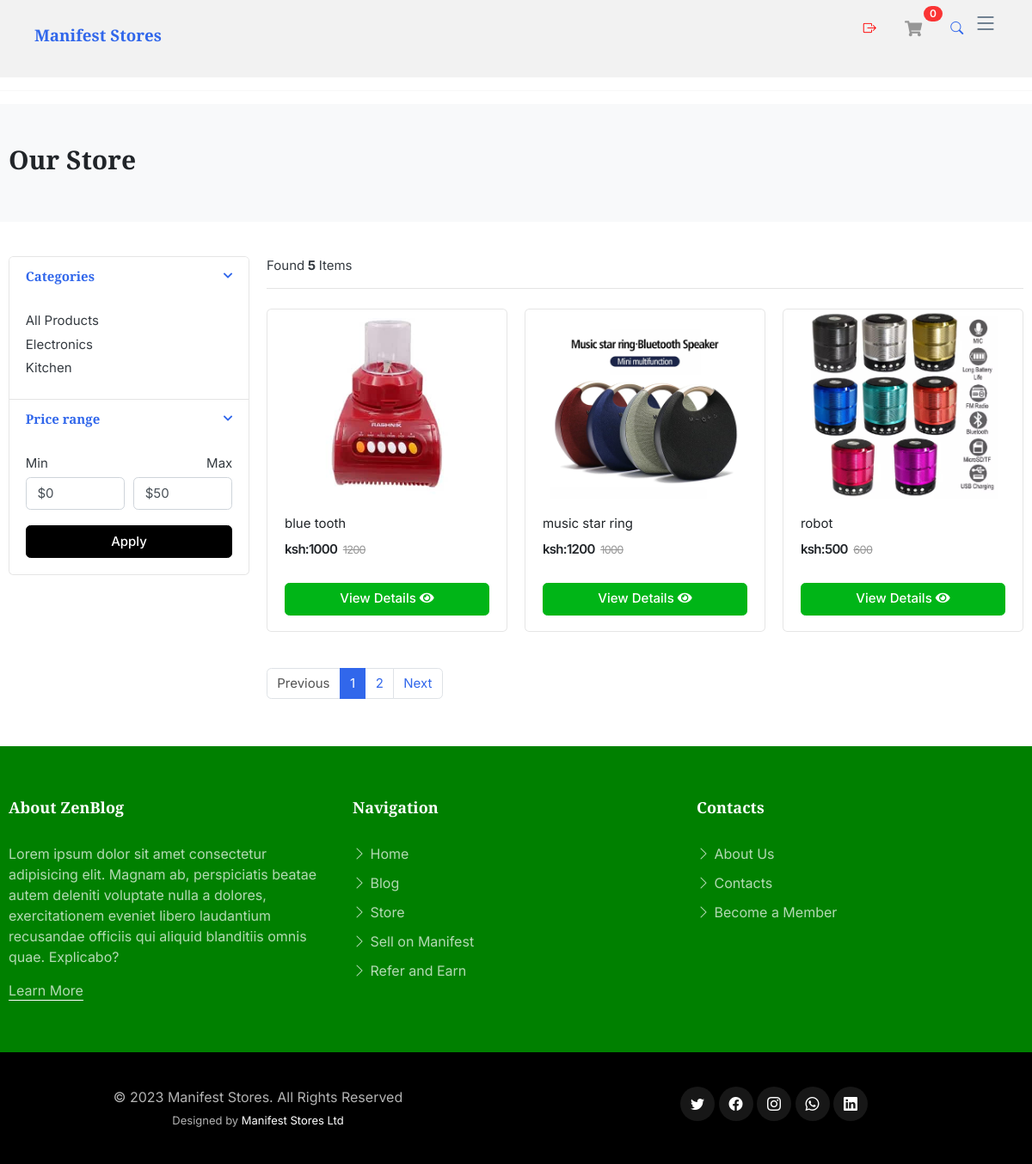
/store/electronics/ (signed in), run on the app's committed database.
### category/models.py (models this page shows, shortened)
class Category(models.Model):
	category_name = models.CharField(max_length=50, unique=True)
	slug= models.SlugField(max_length=255, unique=True)
	description= models.TextField(max_length=255, blank=True)
	cat_image= models.ImageField(upload_to='photos/category/', blank=True)
	class Meta:
		verbose_name='category'
		verbose_name_plural='categories'
	def get_url(self):
		return reverse('products_by_category', args=[self.slug])

### manifestStores/models.py (models this page shows, shortened)
class Product(models.Model):
	product_name=models.CharField(max_length=255, unique=True)
	slug= models.SlugField(max_length=255, unique=True)
	description=models.TextField()
	price= models.IntegerField(default=0)
	old_price= models.IntegerField(default=0)
	images= models.ImageField(upload_to='photos/products')
	stock= models.IntegerField()
	is_available=models.BooleanField(default=True)
	category=models.ForeignKey(Category, on_delete=models.CASCADE)
	created_date=models.DateTimeField(auto_now_add=True)
	modified_date=models.DateTimeField(auto_now=True)
	sold=models.BooleanField()
	def get_url(self):
		return reverse('product_detail', args=[self.category.slug, self.slug ])

### manifestStores/views.py (the view)
# urls.py: path('store/', store, name='store'),
def store(request, category_slug=None):
    context = {}
    categories = None
    products = None
    if category_slug != None:
        categories = get_object_or_404(Category, slug=category_slug)
        products = Product.objects.filter(
            category=categories, is_available=True)
        products_count = products.count()
        paginator = Paginator(products, 3)
        page = request.GET.get('page')
        paged_products = paginator.get_page(page)
    else:
        products = Product.objects.all().filter(is_available=True).order_by('id')
        products_count = products.count()
        paginator = Paginator(products, 6)
        page = request.GET.get('page')
        paged_products = paginator.get_page(page)
    context['products'] = paged_products
    context['products_count'] = products_count
    return render(request, 'main/store.html', context)

### cart/context_processor.py (called while the page is built)
def counter(request):
	cart_count=0
	if 'admin' in  request.path:
		return {}
	else:
		try:
			cart = Cart.objects.filter(cart_id=_cart_id(request))
			cart_items=CartItem.objects.all().filter(cart=cart[:1])
			for cart_item in cart_items:
				cart_count += cart_item.quantity
		except Cart.DoesNotExist:
			cart_count=0
	return dict(cart_count=cart_count)

### category/context_processor.py (called while the page is built)
def menu_links(request):
	links= Category.objects.all()
	return dict(links=links)

### manifestStores/views.py (called while the page is built)
def _cart_id(request):
    cart = request.session.session_key
    if not cart:
        cart = request.session.create()
    return cart

### templates/main/store.html (shortened to what this page needs)
{% extends 'base.html' %}{% load static %}
{% block content%}
<br>
<br>
<br>
<br>
<hr>
<section class="section-pagetop bg">
<div class="container">
	<h2 class="title-page">Our Store</h2>
</div>
</section>
<section class="section-content padding-y">
<div class="container">
<div class="row">
	<aside class="col-md-3">
<div class="card">
	<article class="filter-group">
		<header class="card-header">
			<a href="#" data-toggle="collapse" data-target="#collapse_1" aria-expanded="true" class="">
				<i class="icon-control fa fa-chevron-down"></i>
				<h6 class="title">Categories</h6>
			</a>
		</header>
		<div class="filter-content collapse show" id="collapse_1" style="">
			<div class="card-body">
				<ul class="list-menu">
					<li><a href="{% url 'store' %}">All Products</a></li>
					{% for category in links %}
				<li><a href="{{category.get_url}}">{{category.category_name}} </a></li>
				{% endfor %}
				</ul>
			</div>
		</div>
	</article>
	<article class="filter-group">
		<header class="card-header">
			<a href="#" data-toggle="collapse" data-target="#collapse_3" aria-expanded="true" class="">
				<i class="icon-control fa fa-chevron-down"></i>
				<h6 class="title">Price range </h6>
			</a>
		</header>
		<div class="filter-content collapse show" id="collapse_3" style="">
			<div class="card-body">
				<div class="form-row">
				<div class="form-group col-md-6">
				  <label>Min</label>
				  	<select class="mr-2 form-control">
						<option value="0">$0</option>
					</select>
				</div>
				<div class="form-group text-right col-md-6">
				  <label>Max</label>
				  	<select class="mr-2 form-control">
						<option value="50">$50</option>
					</select>
				</div>
				</div>
				<button class="btn btn-block btn-primary">Apply</button>
			</div>
		</div>
	</article>
</div>
	</aside>
	<main class="col-md-9">
<header class="border-bottom mb-4 pb-3">
		<div class="form-inline">
			<span class="mr-md-auto">Found<b> {{products_count}} </b>Items </span>
		</div>
</header>
<div class="row">
	{% if not products %}
	<div class="col-md-4">
		<h3>No Results Found. Please Try again!!!</h3>
			</div>
	{% else %}
	{% for p in  products %}
	<div class="col-md-4">
		<figure class="card card-product-grid">
			<div class="img-wrap">
				<a href="{{p.get_url}}">
					<img src="{{ p.images.url }}">
				</a>
			</div>
			<figcaption class="info-wrap">
				<div class="fix-height">
					<a href="{{p.get_url}}" class="title">{{p.product_name }}</a>
					<div class="price-wrap mt-2">
						<span class="price">ksh:{{ p.price }}</span>
						<del class="price-old">{{p.old_price}}</del>
					</div>
				</div>
				<a href="{{ p.get_url}}" class="btn btn-block btn-success">View Details <i class="fa fa-eye"></i> </a>
			</figcaption>
		</figure>
	</div>
	{% endfor %}
	{% endif %}
</div>
<nav class="mt-4" aria-label="Page navigation sample">
	{% if products.has_other_pages %}
  <ul class="pagination">
  	{% if products.has_previous %}
    <li class="page-item "><a class="page-link" href="?page={{products.previous_page_number}}">Previous</a></li>
    {% else %}
    <li class="page-item disabled"><a class="page-link" href="">Previous</a></li>
    {% endif %}
    {% for  i in products.paginator.page_range %}
    {% if products.number == i %}
    <li class="page-item active"><a class="page-link" href="?page={{i}}">{{i}}</a></li>
    {% else %}
    <li class="page-item "><a class="page-link" href="?page={{i}}">{{i}}</a></li>
    {% endif %}
    {% endfor %}
    {% if products.has_next %}
    <li class="page-item"><a class="page-link" href="?page={{products.next_page_number}}">Next</a></li>
    {% else %}
    <li class="page-item disabled"><a class="page-link" href="">Next</a></li>
    {% endif %}
  </ul>
  {% endif %}
</nav>
	</main>
</div>
</div>
</section>
{% endblock %}

### static/assets/css/variables.css (style rules this page uses)
:root { --font-default: 'EB Garamond', system-ui, -apple-system, "Segoe UI", Roboto, "Helvetica Neue", Arial, "Noto Sans", "Liberation Sans", sans-serif, "Apple Color Emoji", "Segoe UI Emoji", "Segoe UI Symbol", "Noto Color Emoji"; --font-primary: 'EB Garamond', serif; --font-secondary: 'Inter', sans-serif; --color-default: #212529; --color-default-rgb: 33, 37, 41; --color-links: #212529; --color-links-hover: #15171a; --color-primary: #212529; --color-primary-light: #26282c; --color-primary-dark: #0b0c0e; --color-primary-rgb: 33, 37, 41; --color-primary-light-rgb: 38, 40, 44; --color-primary-dark-rgb: 11, 12, 14; --color-secondary: #596d80; --color-secondary-light: #8498aa; --color-secondary-dark: #404f5c; --color-secondary-rgb: 89, 109, 128; --color-secondary-light-rgb: 132, 152, 170; --color-secondary-dark-rgb: 64, 79, 92; --color-blue: #0d6efd; --color-blue-rgb: 13, 110, 253; --color-indigo: #6610f2; --color-indigo-rgb: 102, 16, 242; --color-purple: #6f42c1; --color-purple-rgb: 111, 66, 193; --color-pink: #f3268c; --color-pink-rgb: 243, 38, 140; --color-red: #df1529; --color-red-rgb: 223, 21, 4; --color-orange: #fd7e14; --color-orange-rgb: 253, 126, 20; --color-yellow: #ffc107; --color-yellow-rgb: 255, 193, 7; --color-green: #059652; --color-green-rgb: 5, 150, 82; --color-teal: #20c997; --color-teal-rgb: 32, 201, 151; --color-cyan: #0dcaf0; --color-cyan-rgb: 13, 202, 240; --color-white: #ffffff; --color-white-rgb: 255, 255, 255; --color-gray: #6c757d; --color-gray-rgb: 108, 117, 125; --color-black: #000000; --color-black-rgb: 0, 0, 0; }
:root { --bs-blue: var(--color-blue); --bs-indigo: var(--color-indigo); --bs-purple: var(--color-purple); --bs-pink: var(--color-pink); --bs-red: var(--color-red); --bs-orange: var(--color-orange); --bs-yellow: var(--color-yellow); --bs-green: var(--color-green); --bs-teal: var(--color-teal); --bs-cyan: var(--color-cyan); --bs-white: var(--color-white); --bs-gray: var(--color-gray); --bs-gray-dark: #343a40; --bs-gray-100: #f8f9fa; --bs-gray-200: #e9ecef; --bs-gray-300: #dee2e6; --bs-gray-400: #ced4da; --bs-gray-500: #adb5bd; --bs-gray-600: #6c757d; --bs-gray-700: #495057; --bs-gray-800: #343a40; --bs-gray-900: #212529; --bs-primary: var(--color-blue); --bs-secondary: var(--color-blue); --bs-success: #198754; --bs-info: #0dcaf0; --bs-warning: #ffc107; --bs-danger: #dc3545; --bs-light: #f8f9fa; --bs-dark: #212529; --bs-primary-rgb: var(--color-primary-rgb); --bs-secondary-rgb: var(--color-secondary-rgb); --bs-success-rgb: 25, 135, 84; --bs-info-rgb: 13, 202, 240; --bs-warning-rgb: 255, 193, 7; --bs-danger-rgb: 220, 53, 69; --bs-light-rgb: 248, 249, 250; --bs-dark-rgb: 33, 37, 41; --bs-white-rgb: var(--color-white-rgb); --bs-black-rgb: var(--color-black-rgb); --bs-body-color-rgb: var(--color-default-rgb); --bs-body-bg-rgb: 255, 255, 255; --bs-font-sans-serif: var(--font-default); --bs-font-monospace: SFMono-Regular, Menlo, Monaco, Consolas, "Liberation Mono", "Courier New", monospace; --bs-gradient: linear-gradient(180deg, rgba(255, 255, 255, 0.15), rgba(255, 255, 255, 0)); --bs-body-font-family: var(--font-default); --bs-body-font-size: 1rem; --bs-body-font-weight: 400; --bs-body-line-height: 1.5; --bs-body-color: var(--color-default); --bs-body-bg: #fff; }

### static/assets/css/main.css (style rules this page uses)
:root { scroll-behavior: smooth; }
body { color: rgba(var(--color-primary-rgb), 1); }
a { color: var(--color-links); text-decoration: none; }
h1, h2, h3, h4, h5, h6 { font-family: var(--font-primary); }
section { padding: 40px 0; overflow: hidden; }
.btn.btn-primary { background-color: var(--color-black); color: var(--color-white); border-color: var(--color-black); }
section { scroll-margin-top: 70px; }

### data on the page
Category: category_name "Electronics"
Category: category_name "Kitchen"
Product: images (picture), product_name "blue tooth", price "1000", old_price "1200"
Product: images (picture), product_name "music star ring", price "1200", old_price "1000"
Product: images (picture), product_name "robot", price "500", old_price "600"

### other printed values
{{ cart_count }} "0"
{{ products_count }} "5"
{{ i }} "1"
{{ i }} "2"
